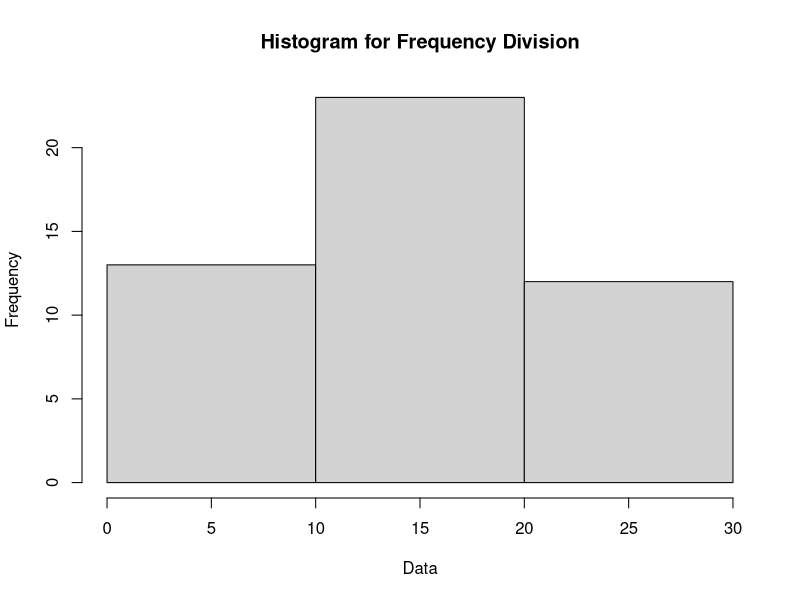

This chart was generated by the following R code:
age_group <- c(5.5,7.5,9.5)
preference_B <- c(18,22,20)
preference_C <- c(2,28,40)
cov_B_C <- cov(preference_B, preference_C)
print(paste("Covariance between B and C: ", cov_B_C))
cov_matrix <- cov(cbind(preference_B, preference_C))
print("Covariance matrix for the preferences:")
print(cov_matrix)
cor_B_C <- cor(preference_B, preference_C)
print(paste("Correlation between B and C: ", cor_B_C))
cor_matrix <- cor(cbind(preference_B, preference_C))
print("Correlation matrix for the preferences:")
print(cor_matrix)


intervals <- c("1-5","5-15","15-20","20-50","50-80","80-110")
frequencies <- c(200,450,300,1500,700,44)
cumulative_freq <- cumsum(frequencies)
total_freq <- sum(frequencies)
median_interval_index <- which(cumulative_freq>= total_freq/2)[1]
median_interval <- strsplit(intervals[median_interval_index],"-")[[1]]
lower_bound <- as.numeric(median_interval[1])
upper_bound <- as.numeric(median_interval[2])
median_value <- lower_bound + (total_freq /2 -cumulative_freq[median_interval_index -1]) / frequencies[median_interval_index]*(upper_bound - lower_bound)
median_value

data <- c(11,13,13,15,15,16,19,20,20,20,21,21,22,23,24,30,40,45,45,45,71,72,73,75)
bin_size <- 3
bin_smooth <- function(x,bin_size,FUN){
  n <- length(x)
  smoothed_data <- numeric(0)
  for(i in seq(1,n,bin_size)){
    bin <- x[i:min(i+bin_size-1,n)]
    value <- FUN(bin)
    smoothed_data <- c(smoothed_data,rep(value,length(bin)))
  }
  return(smoothed_data)
}
smoothed_mean <- bin_smooth(data,bin_size,mean)
smoothed_median <- bin_smooth(data,bin_size,median)
smoothed_boundaries <- bin_smooth(data, bin_size, function(x) c(min(x), max(x)))
cat("Original Data:", data, "\n\n")
cat("Smoothed by Bin Mean:", smoothed_mean, "\n")
cat("Smoothed by Bin Median:", smoothed_median, "\n")
cat("Smoothed by Bin Boundaries:", smoothed_boundaries,"\n")


age_value <- 35
std_dev_age <- 12.94
min_age <- 15
max_age <- 38
mean_age <- 8
m1 <- (age_value - min_age) / (max_age - min_age)
m1
m2 <- (age_value - mean_age) / std_dev_age
m2
m3 <- age_value / (10 ^ (ceiling(log10(age_value))))
m3

 data <- c(200, 300, 400, 600, 1000)
min_max_normalize <- function(x){(x-min(x))/(max(x)-min(x))
}
min_max_normalized_data <- min_max_normalize(data)
z_score_normalize <- function(x){(x-mean(x))/sd(x)
}
z_score_normalized_data <- z_score_normalize(data)
cat("(a) Min-Max Normalized Data:",min_max_normalized_data,"\n")
cat("(b) Z-Score Normalized Data:",z_score_normalized_data,"\n")

age_data <- c(13,15,16,16,19,20,20,21,22,22,25,25,25,25,30,33,33,35,35,35,35,36,40,45,46,52,70)
mean_age <- mean(age_data)
median_age <- median(age_data)
mode_result <- table(age_data)
modes <- as.numeric(names(mode_result[mode_result == max(mode_result)]))
modality <- length(modes)
midrange <- (max(age_data) + min(age_data)) /2
q1 <- quantile(age_data, 0.25)
q3 <- quantile(age_data, 0.75)
cat("mean:",mean_age,"\n")
cat("Median:",median_age,"\n")
cat("Mode(s):",modes,"\n")
cat("modality:",modality,"\n")
cat("midrange:",midrange,"\n")
cat("first Quartile(Q1):",q1,"\n")
cat("Third Quartile(Q3):",q3,"\n")

data <- c(1,1,5,18,20,20,20,20,20,20,20,21,21,21,21,25,25,25,25,25,28,28,30,10,10,10,10,12,14,14,14,15,15,15,15,15,15,18,18,18,18,18,5,5,5,5,8,8)
data <- sort(data)
bins <- 3
bin_indices <- cut(data,breaks=bins,labels=FALSE,include.lowest=TRUE)
bin_means <- tapply(data, bin_indices, mean)
smoothed_data_means <- bin_means[bin_indices]
bin_mins <- tapply(data, bin_indices, min)
bin_maxs <- tapply(data,bin_indices,max)
smoothed_data_boundaries <- ifelse(data-bin_mins[bin_indices]<bin_maxs[bin_indices]-data,bin_mins[bin_indices],bin_maxs[bin_indices])
hist(data,breaks=bins,main="Histogram for Frequency Division",xlab="Data",ylab ="Frequency")

